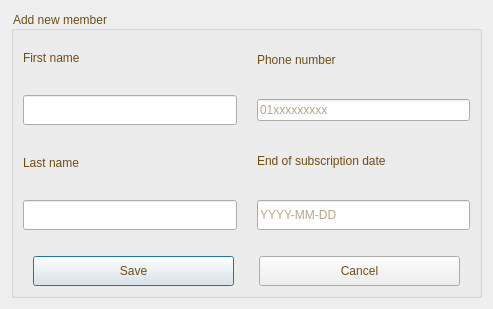
<?xml version="1.0" encoding="UTF-8"?>
<ui version="4.0">
 <class>Finalmember</class>
 <widget class="QDialog" name="Finalmember">
  <property name="geometry">
   <rect>
    <x>0</x>
    <y>0</y>
    <width>493</width>
    <height>309</height>
   </rect>
  </property>
  <property name="windowTitle">
   <string>Dialog</string>
  </property>
  <layout class="QGridLayout" name="gridLayout">
   <item row="0" column="0">
    <widget class="QGroupBox" name="groupBox">
     <property name="styleSheet">
      <string notr="true">color:rgb(111, 76, 19);
font: 18pt &quot;Segoe UI&quot;;</string>
     </property>
     <property name="title">
      <string>Add new member</string>
     </property>
     <layout class="QGridLayout" name="gridLayout_2">
      <item row="0" column="0">
       <layout class="QHBoxLayout" name="horizontalLayout">
        <property name="spacing">
         <number>20</number>
        </property>
        <item>
         <layout class="QVBoxLayout" name="verticalLayout">
          <item>
           <widget class="QLabel" name="label_2">
            <property name="styleSheet">
             <string notr="true">color:rgb(111, 76, 19);
font: 14pt &quot;Segoe UI&quot;;
</string>
            </property>
            <property name="text">
             <string>First name</string>
            </property>
            <property name="buddy">
             <cstring>lineEdit_fname</cstring>
            </property>
           </widget>
          </item>
          <item>
           <widget class="QLineEdit" name="lineEdit_fname">
            <property name="minimumSize">
             <size>
              <width>0</width>
              <height>30</height>
             </size>
            </property>
            <property name="styleSheet">
             <string notr="true">color:rgb(111, 76, 19);
font: 12pt &quot;Segoe UI&quot;;
</string>
            </property>
           </widget>
          </item>
          <item>
           <widget class="QLabel" name="label_3">
            <property name="styleSheet">
             <string notr="true">color:rgb(111, 76, 19);
font: 14pt &quot;Segoe UI&quot;;</string>
            </property>
            <property name="text">
             <string>Last name</string>
            </property>
            <property name="buddy">
             <cstring>lineEdit_lastname</cstring>
            </property>
           </widget>
          </item>
          <item>
           <widget class="QLineEdit" name="lineEdit_lastname">
            <property name="minimumSize">
             <size>
              <width>0</width>
              <height>30</height>
             </size>
            </property>
            <property name="styleSheet">
             <string notr="true">color:rgb(111, 76, 19);
font: 12pt &quot;Segoe UI&quot;;</string>
            </property>
           </widget>
          </item>
         </layout>
        </item>
        <item>
         <layout class="QVBoxLayout" name="verticalLayout_2">
          <item>
           <widget class="QLabel" name="label_8">
            <property name="styleSheet">
             <string notr="true">color:rgb(111, 76, 19);
font: 14pt &quot;Segoe UI&quot;;
</string>
            </property>
            <property name="text">
             <string>Phone number</string>
            </property>
            <property name="buddy">
             <cstring>lineEdit_pnum</cstring>
            </property>
           </widget>
          </item>
          <item>
           <widget class="QLineEdit" name="lineEdit_pnum">
            <property name="styleSheet">
             <string notr="true">color:rgb(111, 76, 19);
font: 12pt &quot;Segoe UI&quot;;</string>
            </property>
            <property name="placeholderText">
             <string>01xxxxxxxxx</string>
            </property>
           </widget>
          </item>
          <item>
           <widget class="QLabel" name="label_5">
            <property name="sizePolicy">
             <sizepolicy hsizetype="Expanding" vsizetype="Preferred">
              <horstretch>0</horstretch>
              <verstretch>0</verstretch>
             </sizepolicy>
            </property>
            <property name="styleSheet">
             <string notr="true">color:rgb(111, 76, 19);
font: 14pt &quot;Segoe UI&quot;;</string>
            </property>
            <property name="text">
             <string>End of subscription date</string>
            </property>
           </widget>
          </item>
          <item>
           <widget class="QLineEdit" name="lineEdit_enddate">
            <property name="minimumSize">
             <size>
              <width>0</width>
              <height>30</height>
             </size>
            </property>
            <property name="styleSheet">
             <string notr="true">color:rgb(111, 76, 19);
font: 12pt &quot;Segoe UI&quot;;
</string>
            </property>
            <property name="placeholderText">
             <string>YYYY-MM-DD</string>
            </property>
           </widget>
          </item>
         </layout>
        </item>
       </layout>
      </item>
      <item row="1" column="0">
       <layout class="QHBoxLayout" name="horizontalLayout_3">
        <property name="spacing">
         <number>25</number>
        </property>
        <property name="leftMargin">
         <number>10</number>
        </property>
        <property name="topMargin">
         <number>20</number>
        </property>
        <property name="rightMargin">
         <number>10</number>
        </property>
        <item>
         <widget class="QPushButton" name="pushButton_save">
          <property name="minimumSize">
           <size>
            <width>0</width>
            <height>30</height>
           </size>
          </property>
          <property name="cursor">
           <cursorShape>PointingHandCursor</cursorShape>
          </property>
          <property name="styleSheet">
           <string notr="true">color:rgb(111, 76, 19);
font: 14pt &quot;Segoe UI&quot;;</string>
          </property>
          <property name="text">
           <string>Save</string>
          </property>
         </widget>
        </item>
        <item>
         <widget class="QPushButton" name="pushButton_cancel">
          <property name="minimumSize">
           <size>
            <width>0</width>
            <height>30</height>
           </size>
          </property>
          <property name="cursor">
           <cursorShape>PointingHandCursor</cursorShape>
          </property>
          <property name="styleSheet">
           <string notr="true">color:rgb(111, 76, 19);
font: 14pt &quot;Segoe UI&quot;;</string>
          </property>
          <property name="text">
           <string>Cancel</string>
          </property>
         </widget>
        </item>
       </layout>
      </item>
     </layout>
    </widget>
   </item>
  </layout>
 </widget>
 <resources/>
 <connections/>
</ui>
